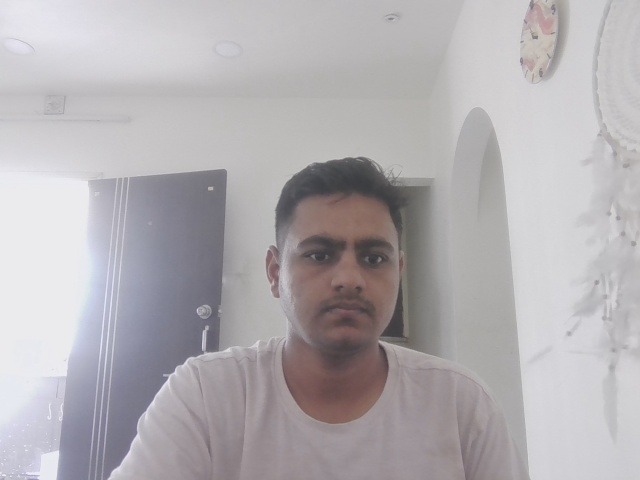
#> input picture dataset/karan/image_0.jpg, 640 x 480 px
$ python -i facial_req.py   (imports and definitions only)
#> lines starting #> are read from the running program, lines starting #| are printed output that depends on the picture
#> further down, picture is the input picture: shape (480, 640, 3); mean B, G, R 177.9, 174.6, 178.3
#! /usr/bin/python

from imutils.video import VideoStream
from imutils.video import FPS
import imutils
import pickle
import time
import cv2
import numpy as np
import os

def simple_face_encoding(face_image, num_features=128):
#> called with num_features = 128
	face_image = cv2.resize(face_image, (100, 100))
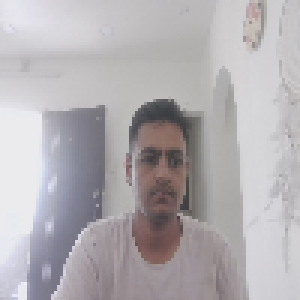
#> face_image: shape (100, 100, 3) (shown 3 times larger); mean of channels 0, 1, 2 177.8, 174.6, 178.3; drawn as B, G, R
	if len(face_image.shape) == 3:
		gray = cv2.cvtColor(face_image, cv2.COLOR_BGR2GRAY)
	else:
		gray = face_image.copy()
	hist_full = cv2.calcHist([gray], [0], None, [64], [0, 256])
#> hist_full = 64 values, max 736 at index 52, min 0 at index 0, mean 156.2
	hist_full = hist_full.flatten()
	hist_full = hist_full / (hist_full.sum() + 1e-7)
#> hist_full = 64 values, max 0.0736 at index 52, min 0 at index 0, mean 0.0156
	upper_half = gray[:50, :]
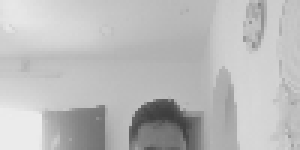
#> upper_half: shape (50, 100) (shown 3 times larger); min 61, max 236, mean 187.2
	hist_upper = cv2.calcHist([upper_half], [0], None, [32], [0, 256])
#> hist_upper = 32 values, max 888 at index 23, min 0 at index 0, mean 156.2
	hist_upper = hist_upper.flatten()
	hist_upper = hist_upper / (hist_upper.sum() + 1e-7)
#> hist_upper = 32 values, max 0.178 at index 23, min 0 at index 0, mean 0.0312
	lower_half = gray[50:, :]
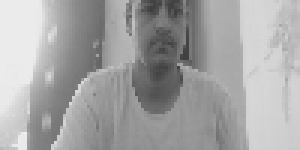
#> lower_half: shape (50, 100) (shown 3 times larger); min 61, max 239, mean 164.9
	hist_lower = cv2.calcHist([lower_half], [0], None, [32], [0, 256])
#> hist_lower = 32 values, max 639 at index 18, min 0 at index 0, mean 156.2
	hist_lower = hist_lower.flatten()
	hist_lower = hist_lower / (hist_lower.sum() + 1e-7)
#> hist_lower = 32 values, max 0.128 at index 18, min 0 at index 0, mean 0.0312
	encoding = np.concatenate([hist_full, hist_upper, hist_lower])
#> encoding = 128 values, max 0.178 at index 87, min 0 at index 0, mean 0.0234
	if len(encoding) >= num_features:
		encoding = encoding[:num_features]
	else:
		encoding = np.pad(encoding, (0, num_features - len(encoding)), mode='constant')
	return encoding

def compare_faces_opencv(known_encodings, face_encoding, tolerance=0.15):
	if len(known_encodings) == 0:
		return []
	distances = []
	for known_encoding in known_encodings:
		distance = np.linalg.norm(np.array(known_encoding) - np.array(face_encoding))
		distances.append(distance)
	matches = [distance <= tolerance for distance in distances]
	return matches, distances

def face_locations_opencv(frame):
	face_cascade = cv2.CascadeClassifier(cv2.data.haarcascades + 'haarcascade_frontalface_default.xml')
	gray = cv2.cvtColor(frame, cv2.COLOR_BGR2GRAY)
	faces = face_cascade.detectMultiScale(gray, 1.1, 4)
	face_locations = []
	for (x, y, w, h) in faces:
		face_locations.append((y, x + w, y + h, x))
	return face_locations

def face_encodings_opencv(frame, face_locations):
	encodings = []
	for (top, right, bottom, left) in face_locations:
		face_image = frame[top:bottom, left:right]
		if face_image.size > 0:
			encoding = simple_face_encoding(face_image)
			encodings.append(encoding)
	return encodings

currentname = "unknown"
encodingsP = "encodings.pickle"

# [9 lines not run here, left out]
vs = VideoStream(src=0, framerate=10).start()
# [1 line not run here, left out]
fps = FPS().start()

# [52 lines not run here, left out]

>>> import cv2
>>> picture = cv2.imread('dataset/karan/image_0.jpg')
>>> result = simple_face_encoding(picture)
#> result has the same summary as encoding in simple_face_encoding
